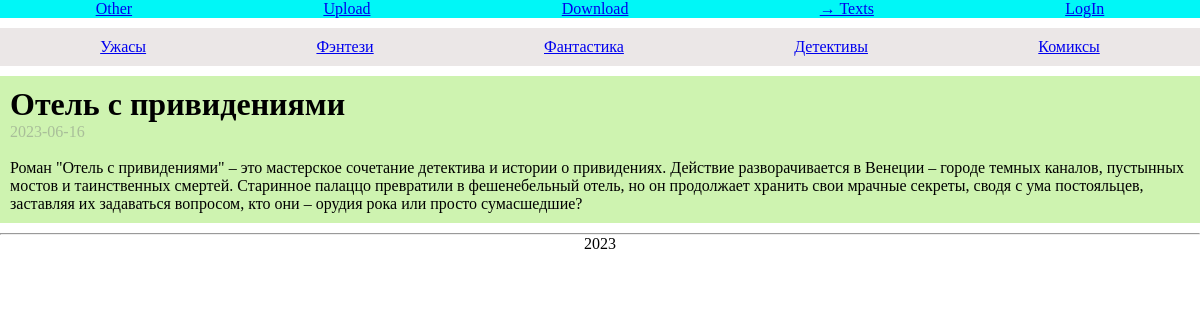
The app's page /articles?category=1&id=otel-s-privideniyami with its own data.
### tables this page shows
CREATE TABLE `CATEGORIES` (
  `id` int(11) NOT NULL,
  `name` varchar(100) NOT NULL,
  `code` varchar(20) NOT NULL
);

CREATE TABLE `POSTS` (
  `id` int(5) NOT NULL,
  `active` tinyint(1) NOT NULL DEFAULT 1,
  `title` varchar(100) NOT NULL,
  `code` varchar(100) NOT NULL,
  `content` text NOT NULL,
  `category_id` int(11) NOT NULL,
  `author_id` int(11) NOT NULL,
  `date` timestamp NOT NULL DEFAULT current_timestamp()
);

### articles/index.php (the view, shortened to what this page needs)
<?php
require_once '../backend/connection.php';
?>
<link rel="stylesheet" href="../frontend/css/style.css">
<div class="cat1">
    <ul>
<?php
$result = $mysqli ->query('SELECT * FROM CATEGORIES');
if($result->num_rows){
    while($row = mysqli_fetch_assoc($result)){
        ?><li><a href='/articles?id=<?php echo "$row[id]"?>'><?php echo "$row[name]<br>"; ?></a></li>
        <?php
    }
} else {
    echo 'No comments';
};
?>
</ul>
</div>
<?php if (empty($_GET)){?>
<div class='lostItem'>
<ul>
    <?php
     $resultA = $mysqli ->query('SELECT * FROM POSTS Order by id desc LIMIT 6');
    if($resultA->num_rows){
        while($row = mysqli_fetch_assoc($resultA)){
            ?><li><a href='/articles?id=<?php echo "$row[code]"?>'><b><?php echo "$row[title]<br>"; ?></b></a>
            <p class='date'><?php echo substr($row['date'], 0, 10) ?></p>
            <p><?php echo "$row[content]<br><br>"; ?></p>
        </li>
    <?php
        }
    } else {
        echo 'No comments';
    };
    ?>
</ul>
</div>
<?php
} else{ require_once './pages.php';
};

### articles/pages.php (shortened to what this page needs)
<link rel="stylesheet" href="../css/style.css">
<div class="all">
        <?php
$result3 = $mysqli->query('SELECT * FROM POSTS');
if($result3->num_rows){
    while($row = mysqli_fetch_assoc($result3)){
        if($row['code'] == $_GET['id']){
        ?><h1><?php echo "$row[title]<br>";?></h1>
        <p class='date'><?php echo (substr($row['date'], 0, 10) . "<br><br>") ?></p>
            <p><?php echo "$row[content]<br>";?></p>
        <?php
        };
    }
} else {
    echo 'No comments';
};
?>
</div>

### frontend/css/style.css (style rules this page uses)
* { margin: 0; padding: 0; }
.head1 ul { background-color: rgb(0, 247, 247); display: flex; justify-content: space-around; align-items: center; }
.head1 li { list-style-type: none; }
.foot { width: 100%; text-align: center; }
.cat1 { display: flex; background-color: #ebe7e7; margin: 10px 0; padding: 10px 15px; flex-wrap: wrap; justify-content: space-around; align-items: center }
.cat1 ul { width: 100%; display: flex; flex-wrap: wrap; justify-content: space-around; }
.cat1 li { list-style-type: none; }
.all { background-color: #a5e96d8a; margin: 10px 0; padding: 10px 10px; list-style-type: none; }
.date { color: rgba(124, 126, 126, 0.452); }

### records on screen
categories: name "Ужасы"
categories: name "Фэнтези"
categories: name "Фантастика"
categories: name "Детективы"
categories: name "Комиксы"
posts: title "Отель с привидениями", date "2023-06-16", content "Роман \"Отель с привидениями\" – это мастерское сочетание детектива и истории о привидениях. Действие разворачивается в Венеции – городе темных каналов, пустынных мостов и таинственных смертей. Старинное палаццо превратили в фешенебельный отель, но он продолжает хранить свои мрачные секреты, сводя с ума постояльцев, заставляя их задаваться вопросом, кто они – орудия рока или просто сумасшедшие?"
